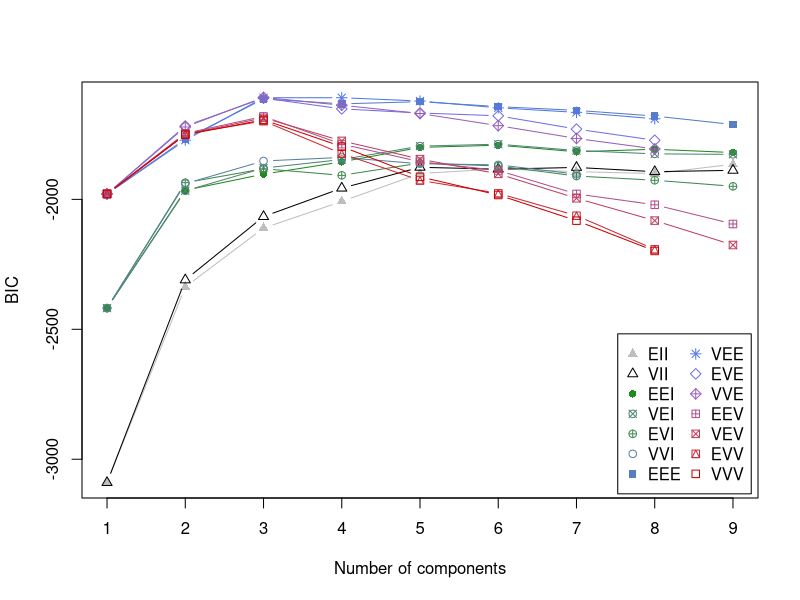
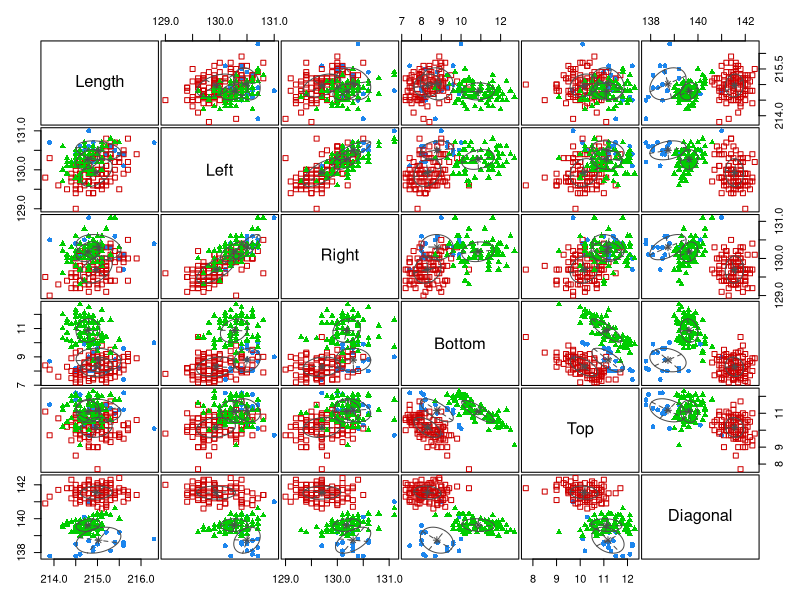
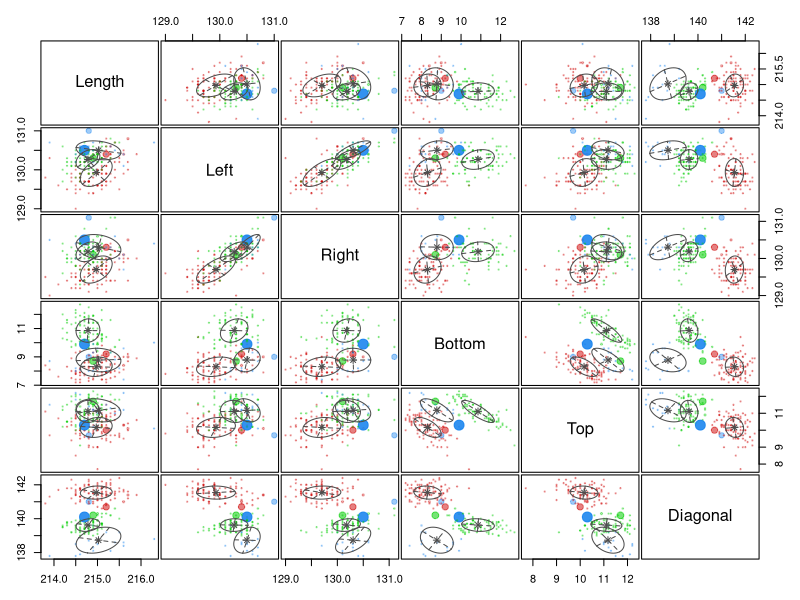
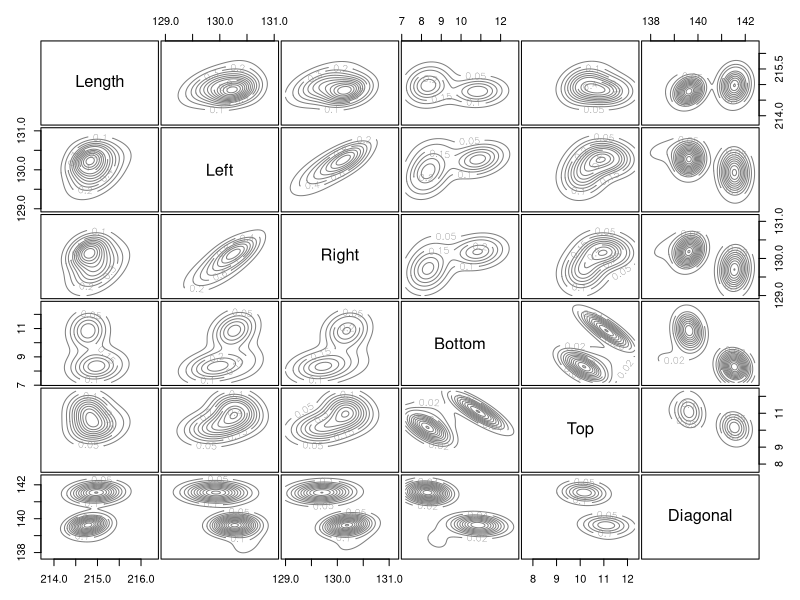

The R script that drew these images, in order:
library(mclust)
library(tidyverse)
data(banknote, package = "mclust")

swissTib <- dplyr::select(banknote, -1) %>%
  as_tibble()
swissTib
swissMclust <- Mclust(swissTib)
plot(swissMclust)
